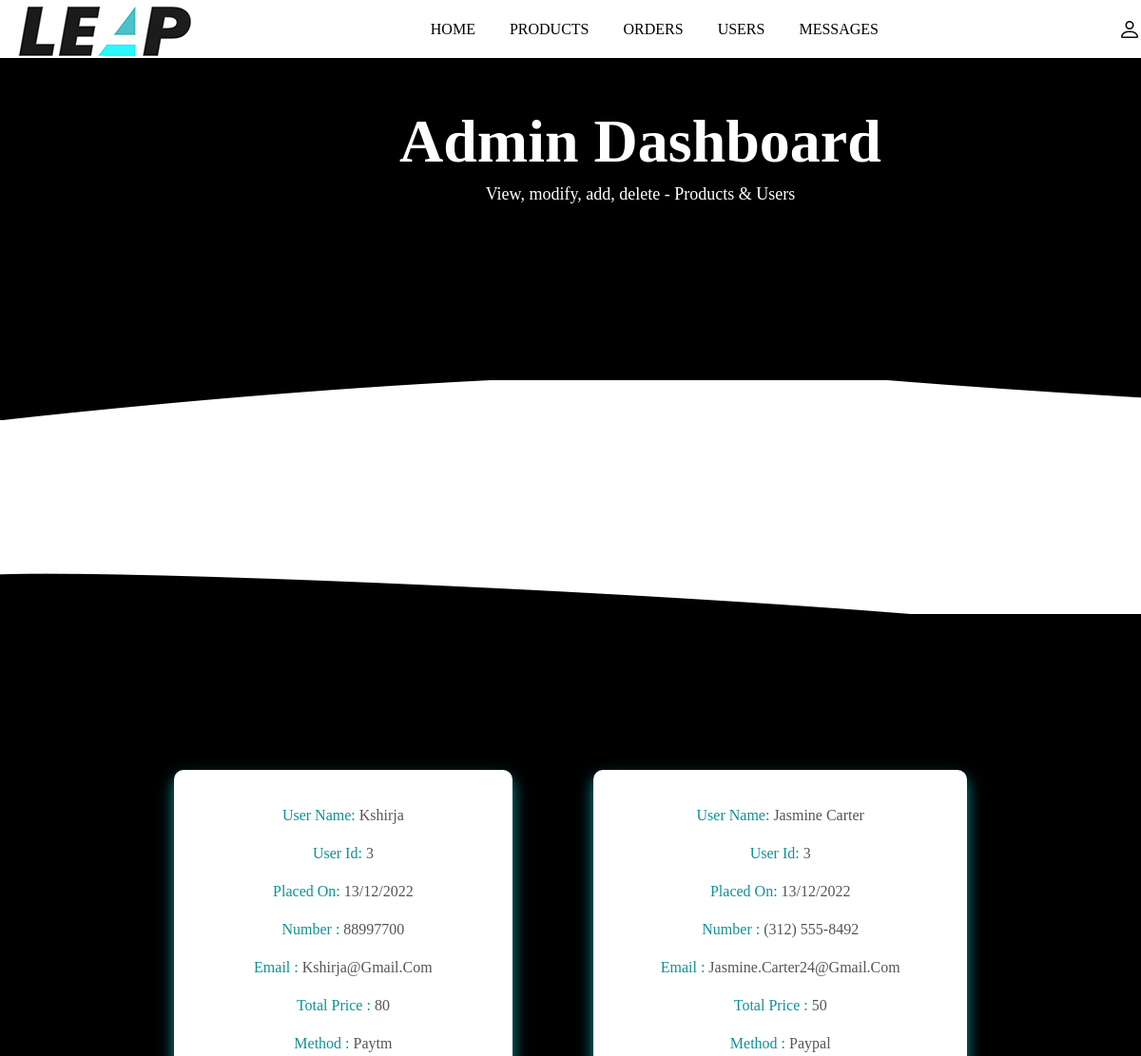
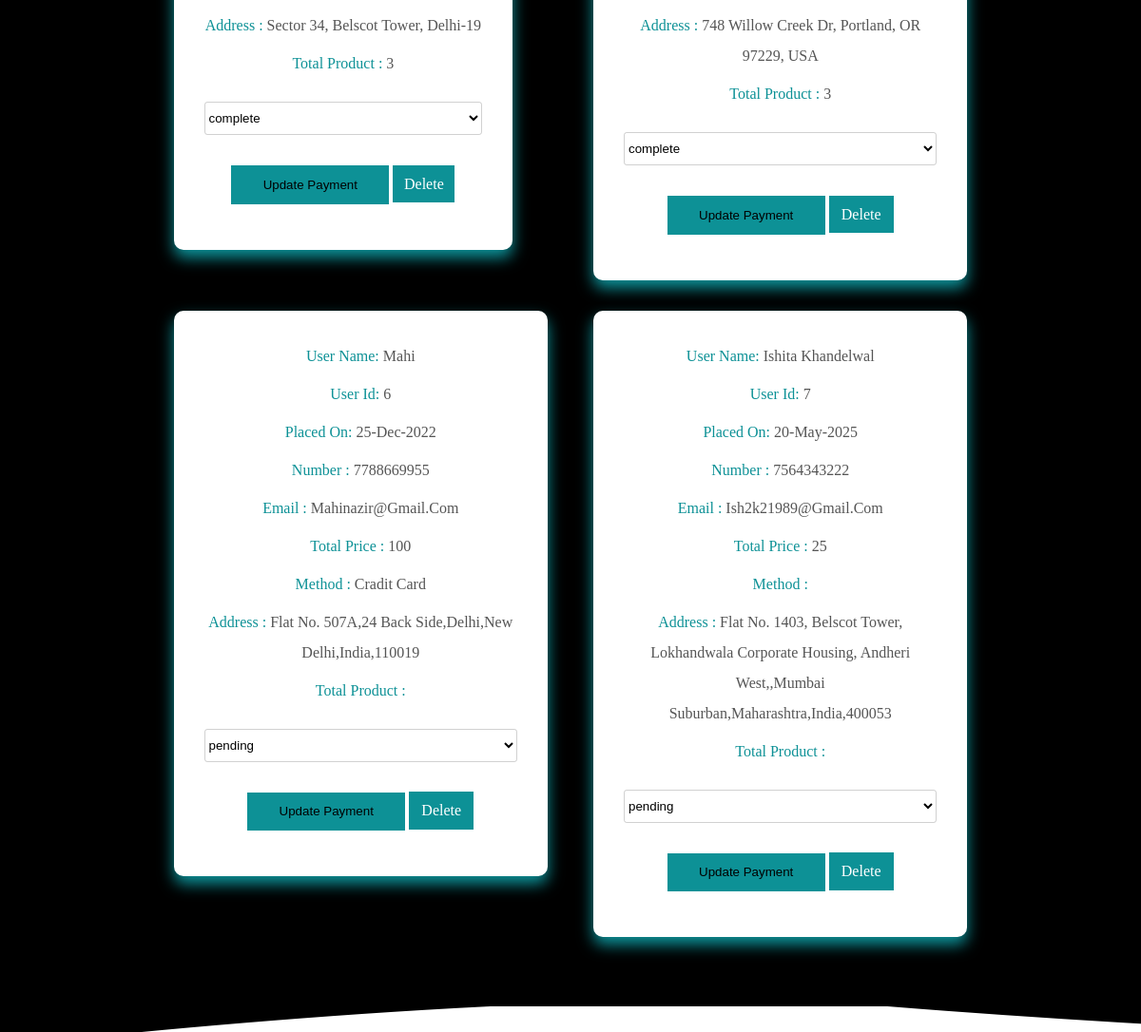
The app's page /admin_order.php (signed in) with its own data (2 pictures, top to bottom).
### tables this page shows
CREATE TABLE `orders` (
  `id` int(255) NOT NULL,
  `user_id` int(255) NOT NULL,
  `name` varchar(255) NOT NULL,
  `number` varchar(255) NOT NULL,
  `email` varchar(255) NOT NULL,
  `method` varchar(255) NOT NULL,
  `address` varchar(255) NOT NULL,
  `total_products` varchar(255) NOT NULL,
  `total_price` varchar(255) NOT NULL,
  `placed_on` varchar(255) NOT NULL,
  `payment_status` varchar(255) NOT NULL DEFAULT 'pending'
);

### admin_order.php (the view, shortened to what this page needs)
<?php
	include 'connection.php';
?>
<!DOCTYPE html>
<html lang="en">
<head>
	<link rel="stylesheet" href="https://cdn.jsdelivr.net/npm/bootstrap-icons@1.9.1/font/bootstrap-icons.css">
</head>
<body>
	<?php include 'admin_header.php'; ?>
	<section class="order-container">
		<h1 class="title">total order placed</h1>
		<div class="box-container">
			<?php
				$select_orders = mysqli_query($conn,"SELECT * FROM `orders`") or die('query failed');
				if (mysqli_num_rows($select_orders)>0) {
					while($fetch_orders = mysqli_fetch_assoc($select_orders)){
			?>
			<div class="box">
				<p>user name: <span><?php echo $fetch_orders['name']; ?></span></p>
				<p>user id: <span><?php echo $fetch_orders['user_id']; ?></span></p>
				<p>placed on: <span><?php echo $fetch_orders['placed_on']; ?></span></p>
				<p>number : <span><?php echo $fetch_orders['number']; ?></span></p>
				<p>email : <span><?php echo $fetch_orders['email']; ?></span></p>
				<p>total price : <span><?php echo $fetch_orders['total_price']; ?></span></p>
				<p>method : <span><?php echo $fetch_orders['method']; ?></span></p>
				<p>address : <span><?php echo $fetch_orders['address']; ?></span></p>
				<p>total product : <span><?php echo $fetch_orders['total_products']; ?></span></p>
				<form method="post">
					<select name="update_payment">
						<option disabled selected><?php echo $fetch_orders['payment_status']; ?></option>
					</select>
					<input type="submit" name="update_order" value="update payment" class="btn">
					<a href="admin_order.php?delete=<?php echo $fetch_orders['id']; ?>;" onclick="return confirm('delete this message');" class="delete">delete</a>
				</form>
			</div>
			<?php
					}
				}else{
						echo '
							<div class="empty">
								<p>no order placed yet!</p>
							</div>
						';
				}
			?>
		</div>
	</section>
</body>
</html>

### main.css (style rules this page uses)
* { margin: 0; padding: 0; box-sizing: border-box; }
:root { --box-shadow: 0px 0px 0px 6px #0d9196a1; --box-shadow2: 0 .5rem 1rem #15f3ff9c; --blue: #0d9196; --black: #000; --lightblue: #15f5ff; }
a { text-decoration: none; }
.btn { padding: .8rem 2.5em; text-transform: uppercase; background: #fff; color: var(--blue); border-radius: 10px; cursor: pointer; }
.title { text-align: center; margin-bottom: 1rem }
input, textarea, select { outline: none; border: 1px solid #55555544; background: transparent; width: 100%; padding: 1rem 1.5rem; border-radius: 10px; margin: 1rem 0; }
input[type=submit] { cursor: pointer; }
.box-container { padding: 2% 8%; display: grid; grid-template-columns: repeat(auto-fit, minmax(20rem, 1fr)); column-gap: 1rem; }
.box-container .box, .popular-brands-content .card { background: #fff; box-shadow: var(--box-shadow2); padding: 2rem; margin: 1rem; text-align: center; border-radius: 10px; line-height: 2; text-transform: uppercase; position: relative; max-width: max-content; }

### records on screen
orders: name "Kshirja", user "3", placed_on "13/12/2022", number "88997700", email "Kshirja@gmail.com", total_price "80", method "Paytm", address "Sector 34, Belscot Tower, Delhi-19", total_products "3", update_payment "complete"
orders: name "Jasmine Carter", user "3", placed_on "13/12/2022", number "(312) 555-8492", email "Jasmine.carter24@gmail.com", total_price "50", method "Paypal", address "748 Willow Creek Dr, Portland, OR 97229, USA", total_products "3", update_payment "complete"
orders: name "Mahi", user "6", placed_on "25-Dec-2022", number "7788669955", email "Mahinazir@gmail.com", total_price "100", method "Cradit Card", address "Flat No. 507A,24 Back Side,Delhi,new Delhi,india,110019", update_payment "pending"
orders: name "Ishita Khandelwal", user "7", placed_on "20-May-2025", number "7564343222", email "Ish2k21989@gmail.com", total_price "25", address "Flat No. 1403, Belscot Tower, Lokhandwala Corporate Housing, Andheri West,,Mumbai Suburban,Maharashtra,India,400053", update_payment "pending"
